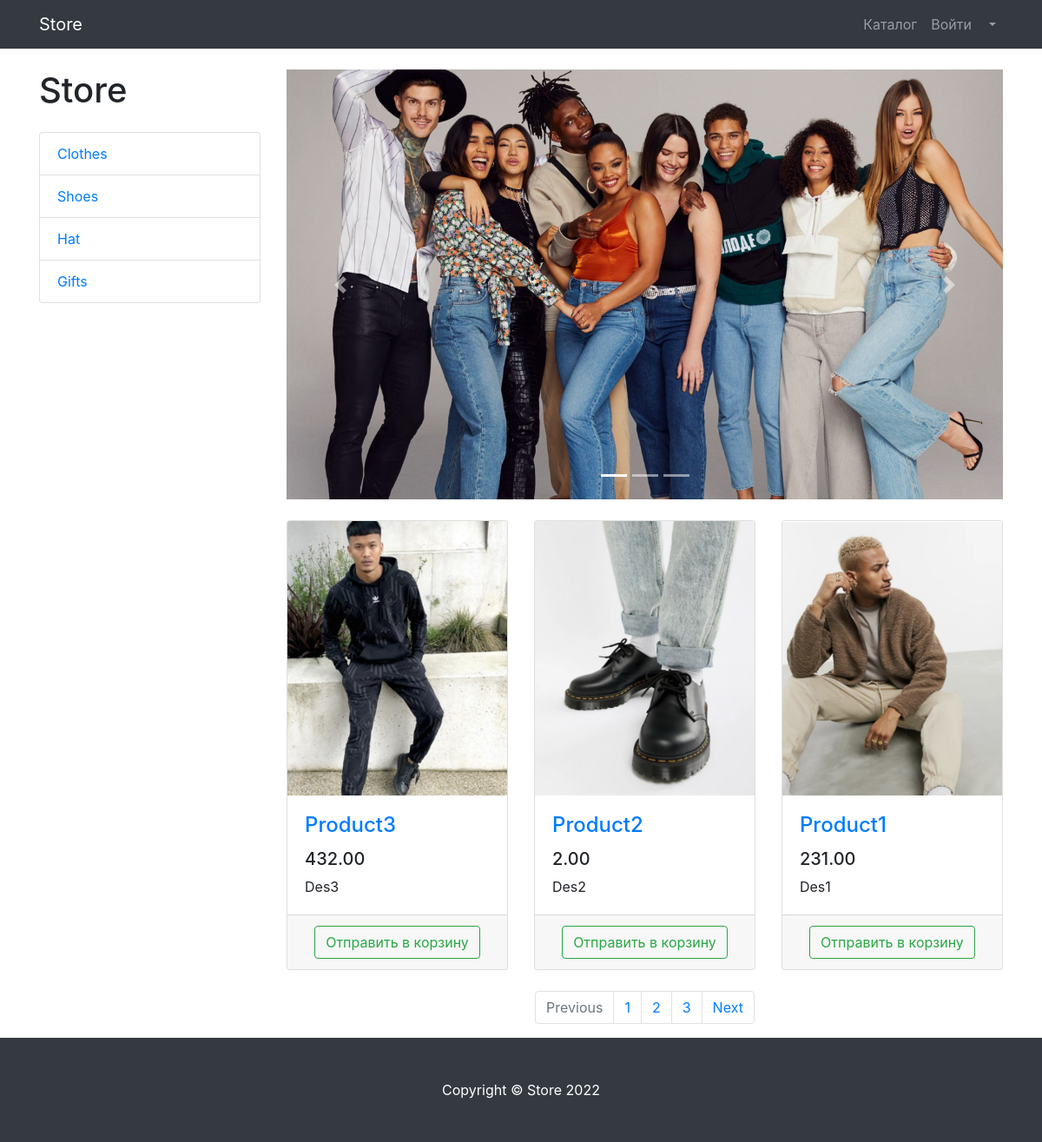
Screenshot of /products/ with the database file from the repository.
### products/models.py (models this page shows, shortened)
class ProductCategory(models.Model):
    name = models.CharField(max_length=128)
    description = models.TextField(null=True, blank=True)

class Product(models.Model):
    name = models.CharField(max_length=256)
    description = models.TextField()
    price = models.DecimalField(max_digits=6, decimal_places=2)
    quantity = models.PositiveIntegerField(default=0)
    image = models.ImageField(upload_to='products_images')
    category = models.ForeignKey(to=ProductCategory, on_delete=models.CASCADE)

### products/views.py (the view)
# urls.py: path('', products, name='index')
def products(request):
    print("STOP")
    context = {
        'title': 'Store - Каталог',
        'products': Product.objects.all(),
        'categories': ProductCategory.objects.all()
    }
    return render(request, 'products/products.html', context)

### products/templates/products/products.html (shortened to what this page needs)
{% extends 'products/base.html' %}
{% load static %}
{% block css %}
    <link href="{% static 'vendor/css/products.css' %}" rel="stylesheet">
{% endblock%}
{% block content %}
        <div class="container">
            <div class="row">
                <div class="col-lg-3">
                    <h1 class="my-4">Store</h1>
                    <div class="list-group">
                        {% for category in categories %}
                            <a href="#" class="list-group-item">{{ category.name }}</a>
                        {%endfor%}
                    </div>
                </div>
                <div class="col-lg-9">
                    <div id="carouselExampleIndicators" class="carousel slide my-4" data-ride="carousel">
                        <ol class="carousel-indicators">
                            <li data-target="#carouselExampleIndicators" data-slide-to="0" class="active"></li>
                            <li data-target="#carouselExampleIndicators" data-slide-to="1"></li>
                            <li data-target="#carouselExampleIndicators" data-slide-to="2"></li>
                        </ol>
                        <div class="carousel-inner" role="listbox">
                            <div class="carousel-item active">
                                <img class="d-block img-fluid" src="/static/vendor/img/slides/slide-1.jpg"
                                    alt="First slide">
                            </div>
                        </div>
                        <a class="carousel-control-prev" href="#carouselExampleIndicators" role="button" data-slide="prev">
                            <span class="carousel-control-prev-icon" aria-hidden="true"></span>
                        </a>
                        <a class="carousel-control-next" href="#carouselExampleIndicators" role="button" data-slide="next">
                            <span class="carousel-control-next-icon" aria-hidden="true"></span>
                        </a>
                    </div>
                    <div class="row">
                        {% for product in products %}
                            <div class="col-lg-4 col-md-6 mb-4">
                                <div class="card h-100">
                                    <a href="#">
                                        <img class="card-img-top" src={{ product.image.url }} alt="">
                                    </a>
                                    <div class="card-body">
                                        <h4 class="card-title">
                                            <a href="#">{{ product.name }}</a>
                                        </h4>
                                        <h5>{{ product.price }}</h5>
                                        <p class="card-text">{{ product.description }}</p>
                                    </div>
                                    <div class="card-footer text-center">
                                        <button type="button" class="btn btn-outline-success">Отправить в корзину</button>
                                    </div>
                                </div>
                            </div>
                        {% endfor %}
                    </div>
                    <nav aria-label="Page navigation example">
                        <ul class="pagination justify-content-center">
                            <li class="page-item disabled">
                                <a class="page-link" href="#" tabindex="-1" aria-disabled="true">Previous</a>
                            </li>
                            <li class="page-item"><a class="page-link" href="#">1</a></li>
                            <li class="page-item"><a class="page-link" href="#">2</a></li>
                            <li class="page-item"><a class="page-link" href="#">3</a></li>
                            <li class="page-item">
                                <a class="page-link" href="#">Next</a>
                            </li>
                        </ul>
                    </nav>
                </div>
            </div>
        </div>
{% endblock%}
{% block footer%}
    <footer class="py-5 bg-dark">
        <div class="container">
            <p class="m-0 text-center text-white">Copyright &copy; Store 2022</p>
        </div>
    </footer>
{% endblock%}

### products/templates/products/base.html (shortened to what this page needs)
{% load static %}
<!DOCTYPE html>
<html lang="en">
<head>
    <link href= "{% static 'vendor/bootstrap/css/bootstrap.min.css' %}" rel="stylesheet">
	{% block css %} {% endblock %}
</head>
<body>
    <nav class="navbar navbar-expand-lg navbar-dark bg-dark fixed-top">
        <div class="container">
            <a class="navbar-brand" href={% url 'index' %}>Store</a>
            <div class="collapse navbar-collapse" id="navbarResponsive">
                <ul class="navbar-nav ml-auto">
                    <li class="nav-item">
                        <a class="nav-link" href={% url 'products:index' %}>Каталог  </a>
                    </li>
                    <li class="nav-item">
                        <a class="nav-link" href="{% url 'users:login' %}">Войти </a>
                    </li>
                    <li class="nav-item dropdown">
                        <a class="nav-link dropdown-toggle" href="#" id="navbarDropdown" role="button"
                            data-bs-toggle="dropdown" aria-expanded="false">
                        </a>
                    </li>
                </ul>
            </div>
        </div>
    </nav>
	{% block content %} {% endblock %}
	{% block footer %} {% endblock %}
</body>
</html>

### rows the page displays
ProductCategory: name "Clothes"
ProductCategory: name "Shoes"
ProductCategory: name "Hat"
ProductCategory: name "Gifts"
Product: image (picture), name "Product3", price "432.00", description "Des3"
Product: image (picture), name "Product2", price "2.00", description "Des2"
Product: image (picture), name "Product1", price "231.00", description "Des1"
